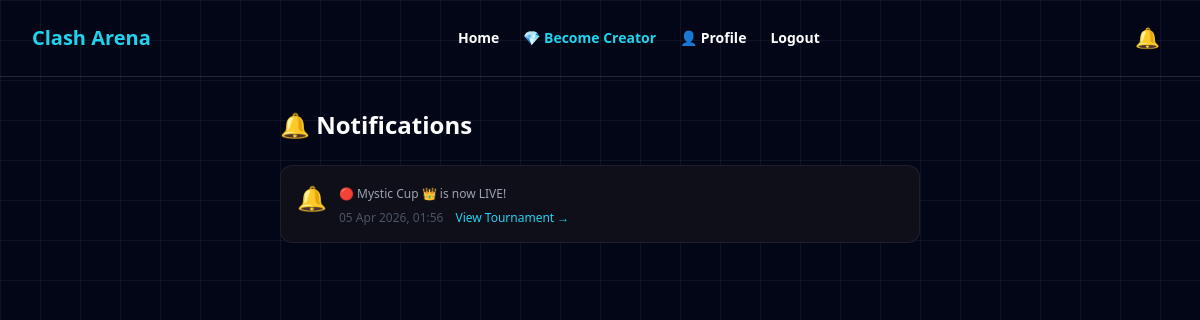
Page /notifications/ (signed in) on the earlier database version.
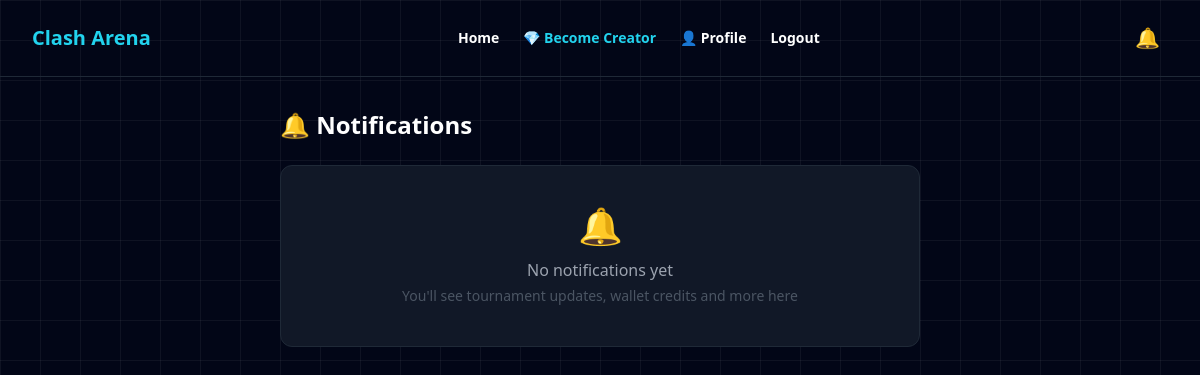
Same page on the later database version.
### core/models.py (models this page shows, shortened)
class Notification(models.Model):
    TYPE_CHOICES = [
        ('tournament_start', 'Tournament Started'),
        ('tournament_end', 'Tournament Ended'),
        ('tournament_cancel', 'Tournament Cancelled'),
        ('result_uploaded', 'Result Uploaded'),
        ('wallet_credit', 'Wallet Credit'),
        ('general', 'General'),
    ]
    user = models.ForeignKey(User, on_delete=models.CASCADE, related_name='notifications')
    notification_type = models.CharField(max_length=30, choices=TYPE_CHOICES, default='general')
    title = models.CharField(max_length=200)
    message = models.TextField()
    tournament = models.ForeignKey(Tournament, on_delete=models.CASCADE, null=True, blank=True)
    is_read = models.BooleanField(default=False)
    created_at = models.DateTimeField(auto_now_add=True)

### core/views.py (the view)
# urls.py: path('notifications/', notifications_view, name='notifications'),
@login_required
def notifications_view(request):
    notifications = Notification.objects.filter(
        user=request.user
    ).order_by('-created_at')[:50]
    Notification.objects.filter(user=request.user, is_read=False).update(is_read=True)
    return render(request, 'notifications.html', {
        'notifications': notifications
    })

### core/context_processors.py (called while the page is built)
def unread_notifications(request):
    if request.user.is_authenticated:
        count = Notification.objects.filter(
            user=request.user, is_read=False
        ).count()
        return {'unread_count': count}
    return {'unread_count': 0}

### templates/notifications.html (shortened to what this page needs)
{% extends "base.html" %}
{% block content %}
<div class="max-w-2xl mx-auto px-4 py-8">
    <h1 class="text-2xl font-bold text-white mb-6">🔔 Notifications</h1>
    <div class="space-y-3">
        {% for n in notifications %}
        <div class="rounded-xl p-4 border relative overflow-hidden transition"
             style="{% if not n.is_read %}background: linear-gradient(135deg, #0a1628, #0c2040); border-color: rgba(96,165,250,0.5);{% else %}background: #0f0f1a; border-color: rgba(255,255,255,0.07);{% endif %}">
            <div class="flex items-start gap-3">
                <div class="text-2xl flex-shrink-0">
                    {% if n.notification_type == 'tournament_start' %}🔴
                    {% elif n.notification_type == 'tournament_end' %}🏆
                    {% elif n.notification_type == 'tournament_cancel' %}❌
                    {% elif n.notification_type == 'result_uploaded' %}📸
                    {% elif n.notification_type == 'wallet_credit' %}💰
                    {% else %}🔔
                    {% endif %}
                </div>
                <div class="flex-1 min-w-0">
                    <p class="text-gray-400 text-xs mt-1">{{ n.message }}</p>
                    <div class="flex items-center gap-3 mt-2">
                        <p class="text-gray-600 text-xs">{{ n.created_at|date:"d M Y, H:i" }}</p>
                        {% if n.tournament %}
                        <a href="/tournament/{{ n.tournament.id }}/"
                           class="text-cyan-400 text-xs hover:underline">
                            View Tournament →
                        </a>
                        {% endif %}
                    </div>
                </div>
            </div>
        </div>
        {% empty %}
        <div class="rounded-xl p-10 text-center border border-gray-800 bg-gray-900">
            <p class="text-4xl mb-3">🔔</p>
            <p class="text-gray-400">No notifications yet</p>
            <p class="text-gray-600 text-sm mt-1">You'll see tournament updates, wallet credits and more here</p>
        </div>
        {% endfor %}
    </div>
</div>
{% endblock %}

### templates/base.html (shortened to what this page needs)
<!DOCTYPE html>
<html lang="en">
<head>
    <script src="https://cdn.tailwindcss.com"></script>
</head>
<body class="text-white overflow-x-hidden">
    <nav class="flex justify-between items-center px-4 md:px-8 py-4 border-b border-gray-800 relative">
        <h1 class="text-lg md:text-xl font-bold text-cyan-400">Clash Arena</h1>
        <div class="hidden md:flex space-x-6 text-sm font-semibold items-center">
            <a href="/" class="hover:text-cyan-400">Home</a>
            {% if user.is_authenticated %}
                {% if user.profile.is_admin %}
                    <span class="text-red-400 font-bold">👑 Admin</span>
                    <a href="/create-tournament/" class="text-yellow-400 hover:underline">⚔️ Host</a>
                    <a href="/creator-admin/" class="text-red-400 hover:underline">⚙️ Panel</a>
                {% elif user.profile.is_creator %}
                    <span class="text-yellow-400 font-bold">🎮 Creator</span>
                    <a href="/create-tournament/" class="text-yellow-400 hover:underline">⚔️ Host</a>
                    <a href="/subscription/" class="text-cyan-400 hover:underline">💎 Plan</a>
                {% else %}
                    <a href="/subscription/" class="text-cyan-400 hover:underline">💎 Become Creator</a>
                {% endif %}
                <a href="/profile/" class="hover:text-green-400">👤 Profile</a>
                <a href="/logout/" class="hover:text-red-400">Logout</a>
            {% else %}
                <a href="/login/" class="hover:text-cyan-400">Login</a>
                <a href="/register/" class="hover:text-yellow-400">Register</a>
            {% endif %}
        </div>
        <div class="flex items-center gap-2">
            {% if user.is_authenticated %}
            <a href="/notifications/" class="relative p-2">
                <span class="text-xl {% if unread_count > 0 %}bell-shake{% endif %}">🔔</span>
            </a>
            {% endif %}
        </div>
    </nav>
    <main class="max-w-7xl mx-auto px-4 md:px-6">
        {% block content %}{% endblock %}
    </main>
</body>
</html>

### templates/base.html (style rules this page uses)
html, body { overflow: hidden; height: 100%; }
body { background-color: #020617; background-image: linear-gradient(rgba(255,255,255,0.05) 1px, transparent 1px), linear-gradient(90deg, rgba(255,255,255,0.05) 1px, transparent 1px); background-size: 40px 40px; }
main { height: calc(100vh - 65px); overflow-y: auto; scrollbar-width: none; }

Differences in the rows shown:
removed Notification: message "🔴 Mystic Cup 👑 is now LIVE!", created_at "05 Apr 2026, 01:56"
Other differences:
text now shown: "🔔 No notifications yet You'll see tournament updates, wallet credits and more here"
